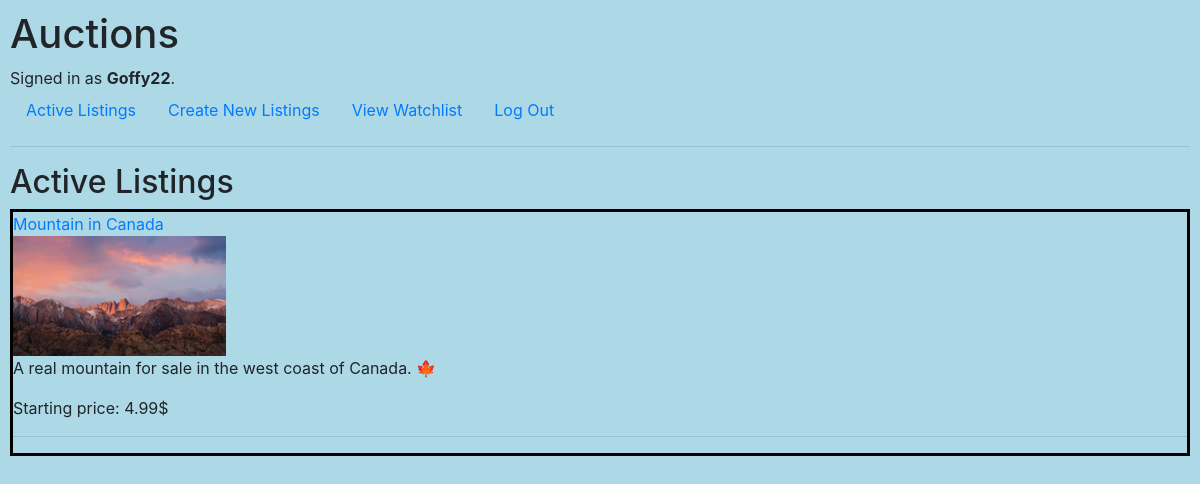
The page / (signed in) on the database its author committed.
### auctions/models.py (models this page shows, shortened)
class User(AbstractUser):
    email = models.EmailField(unique=True)
    first_name = models.CharField(max_length=30)
    last_name = models.CharField(max_length=30)

class Listings(models.Model):
    CATEGORIES = [
        ('tech', 'Technology'),
        ('clothing', 'Clothing'),
        ('house_hold_items', 'House hold items'),
        ('toys', 'Toys'),
        ('vehicle', 'Vehicles'),
        ('no_category', 'No specific category')
    ]
    item_name = models.CharField(max_length=60)
    item_des = models.TextField(max_length=300)
    item_price = models.FloatField()
    item_image = models.ImageField(upload_to="item_images/", null=True)
    user_id = models.ForeignKey(User, on_delete=models.CASCADE)
    created_at = models.DateTimeField(auto_now_add=True)
    is_closed = models.BooleanField(default=False)
    category = models.CharField(max_length=40, choices=CATEGORIES, default="no_category")

### auctions/views.py (the view)
# urls.py: path("", views.index, name="index"),
def index(request):
    listings = Listings.objects.all().order_by('-pk') #Reverse order by pk
    return render(request, "auctions/index.html", {
        "listings": listings
    })

### auctions/templates/auctions/index.html
{% extends "auctions/layout.html" %}
{% block body %}
    <h2>Active Listings</h2>
    {% for listing in listings %}
    <div class="listing-container">
        <a href="{% url 'listing' listing.pk %}">{{listing.item_name}}</a> <br>
        <img style="height: 120px; width: auto;" src="{{listing.item_image.url}}" alt="item image">
        <p>{{listing.item_des}}</p>
        <p>Starting price: {{listing.item_price}}$</p>
        <hr>
    </div>
    {% empty %}
    <p>There seems to be no listings.</p>
    {% endfor %}
{% endblock %}

### auctions/templates/auctions/layout.html (shortened to what this page needs)
{% load static %}
<!DOCTYPE html>
<html lang="en">
    <head>
        <link rel="stylesheet" href="https://stackpath.bootstrapcdn.com/bootstrap/4.4.1/css/bootstrap.min.css">
        <link href="{% static 'auctions/styles.css' %}" rel="stylesheet">
    </head>
    <body>
        <h1>Auctions</h1>
        <div>
            {% if user.is_authenticated %}
                Signed in as <strong>{{ user.username }}</strong>.
            {% else %}
                Not signed in.
            {% endif %}
        </div>
        <ul class="nav">
            <li class="nav-item">
                <a class="nav-link" href="{% url 'index' %}">Active Listings</a>
            </li>
            {% if user.is_authenticated %}
            <li class="nav-item">
                <a class="nav-link" href="{% url 'create' %}">Create New Listings</a>
            </li>
            <li class="nav-item">
                <a class="nav-link" href="{% url 'watchlist' %}">View Watchlist</a>
            </li>
                <li class="nav-item">
                    <a class="nav-link" href="{% url 'logout' %}">Log Out</a>
                </li>
            {% endif %}
        </ul>
        <hr>
        {% block body %}
        {% endblock %}
    </body>
</html>

### auctions/static/auctions/styles.css (style rules this page uses)
body { padding: 10px; background-color: lightblue; }
.listing-container { border: 3px solid black; }

### rows shown on the page
User: username "Goffy22"
Listings: item_name "Mountain in Canada", item_image (picture), item_des "A real mountain for sale in the west coast of Canada. 🍁", item_price "4.99"
